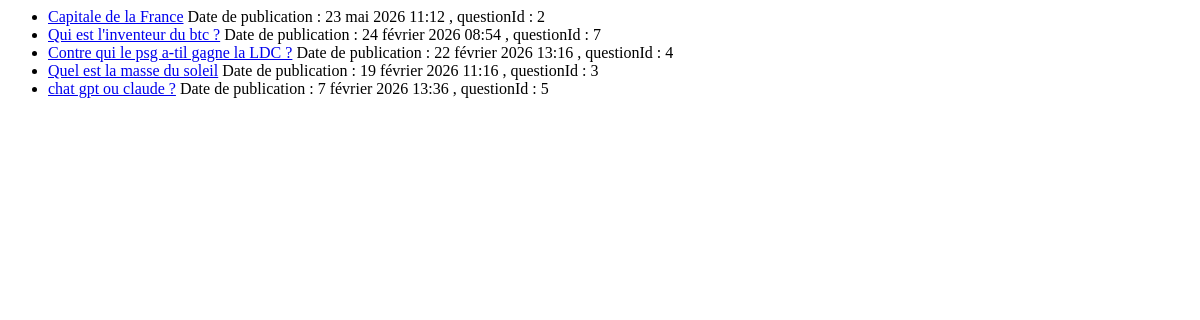
The app's page /polls/all/, older data.
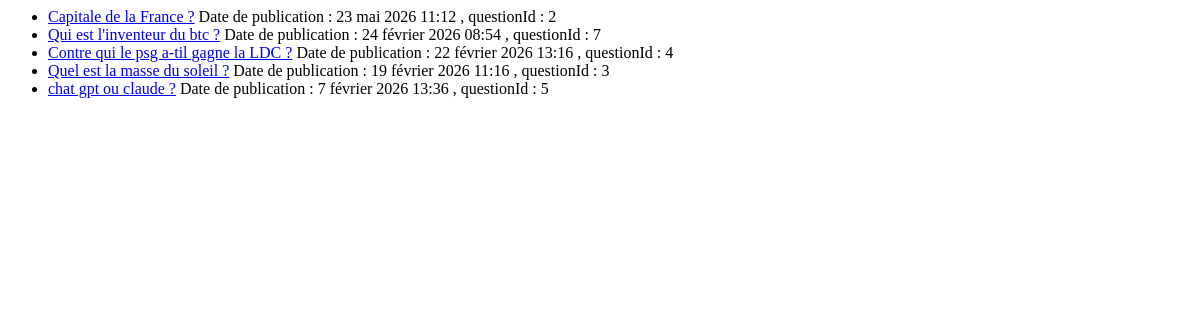
The same page, newer data.
### polls/models.py (models this page shows, shortened)
class Question(models.Model):
    question_text = models.CharField(max_length=200)
    pub_date = models.DateTimeField("date published")

### polls/views.py (the view)
# urls.py: path("all/", views.AllView.as_view(), name="all"),
class AllView(generic.ListView):
    template_name = "polls/all.html"
    context_object_name = "latest_question_list"
    def get_queryset(self):
        return Question.objects.order_by("-pub_date")[:5]

### polls/templates/polls/all.html
{% if latest_question_list %}
    <ul>
    {% for question in latest_question_list %}
        <li><a href="{% url 'polls:frequency' question.id %}">{{ question.question_text }}</a><span> Date de publication : {{question.pub_date}} , questionId : {{question.id}}</span></li>
    {% endfor %}
    </ul>
{% else %}
    <p>No polls are available.</p>
{% endif %}

Row changes from the older to the newer data that the page shows:
changed Question id 2: question_text "Capitale de la France" → "Capitale de la France ?"
changed Question id 3: question_text "Quel est la masse du soleil" → "Quel est la masse du soleil ?"
